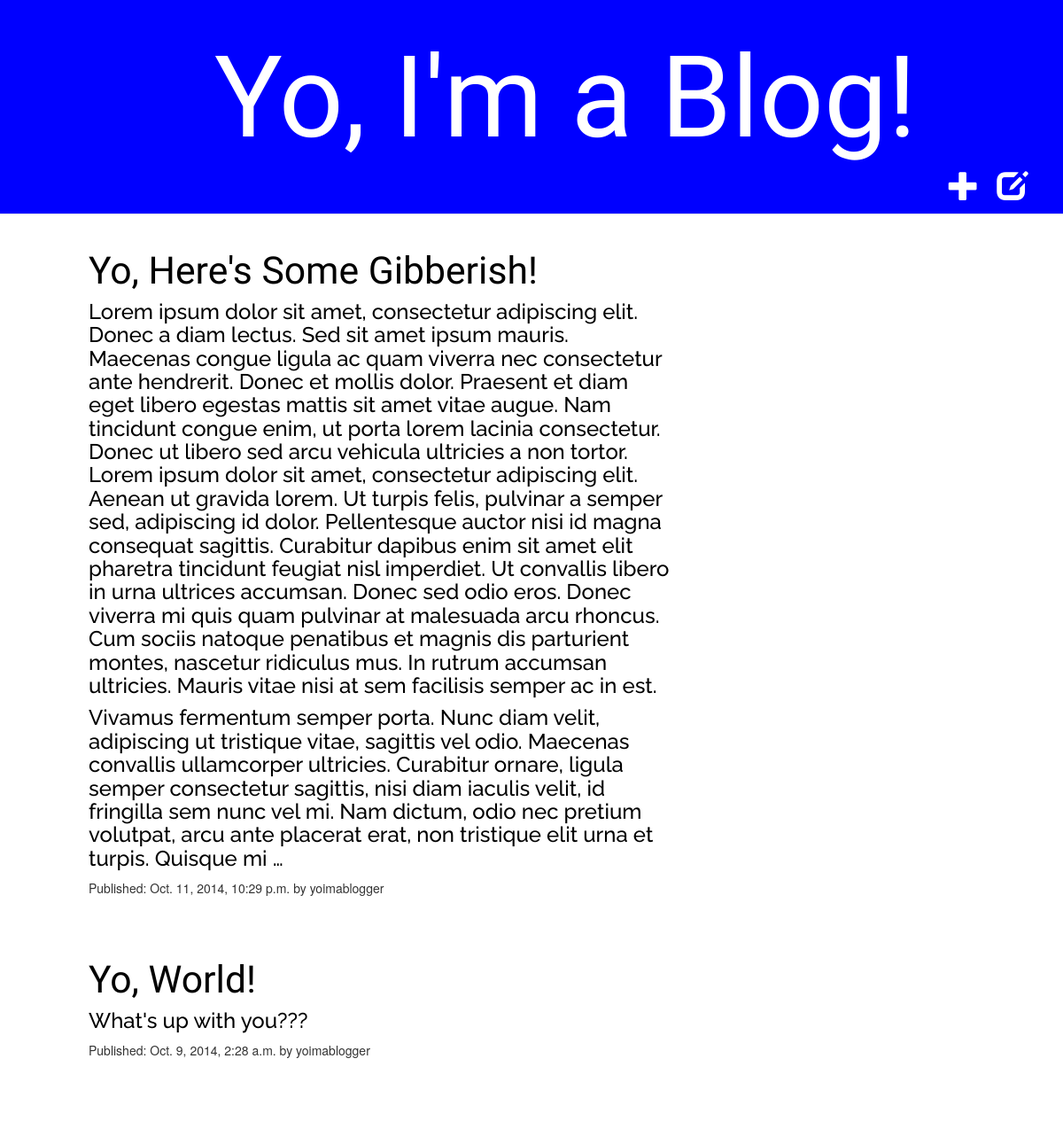
The app's page /, older data.
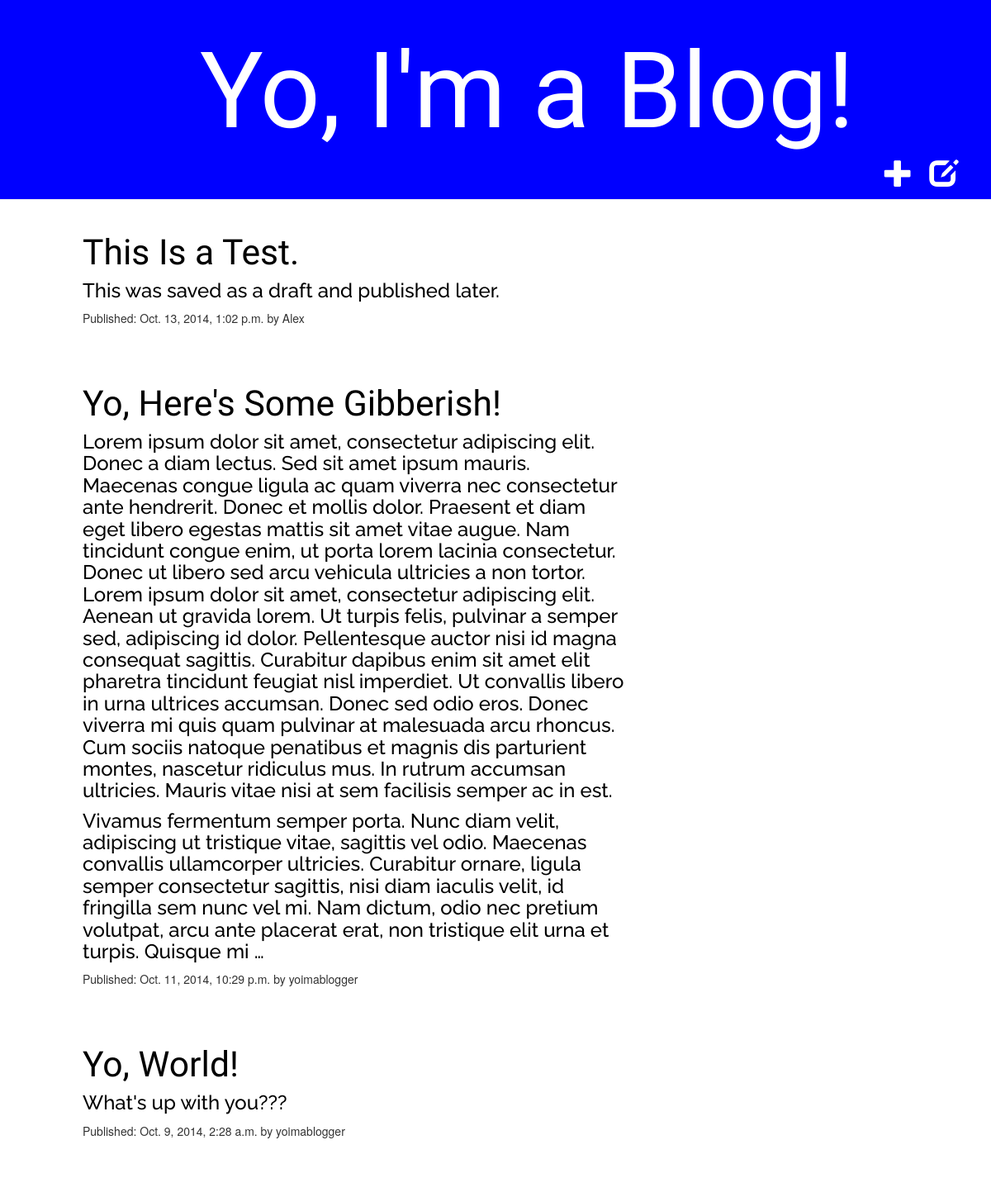
The same page, newer data.
### blog/models.py (models this page shows, shortened)
class Post(models.Model):
    author = models.ForeignKey(User)
    title = models.CharField(max_length=200)
    text = models.TextField()
    created_date = models.DateTimeField(
            default=timezone.now)
    published_date = models.DateTimeField(
            blank=True, null=True)

### blog/views.py (the view)
# urls.py: url(r'^$', views.post_list),
def post_list(request):
    posts = Post.objects.filter(published_date__isnull=False).order_by('published_date')
    return render(request, 'blog/post_list.html', {'posts': posts})

### blog/templates/blog/post_list.html (shortened to what this page needs)
{% extends 'blog/base.html' %}
      {% block content %}
          {% for post in posts reversed %}
            <div class="post">
              <span title="Yo, click the link to view this post!"><h2><a href="{% url 'blog.views.post_detail' pk=post.pk %}">{{ post.title }}</a></h2></span>
              <h4>{{ post.text|linebreaks|truncatewords:200 }}</h4>
              <p>Published: {{ post.published_date }} by {{ post.author }}</p>
            </div>
          {% endfor %}
      {% endblock content %}

### blog/templates/blog/base.html (shortened to what this page needs)
{% load staticfiles %}
<html>
  <head>
      <link rel="stylesheet" href="https://maxcdn.bootstrapcdn.com/bootstrap/3.3.6/css/bootstrap.min.css">
      <link rel="stylesheet" href="{% static 'css/blog.css' %}">
  </head>
  <body>
    <div class="page-header">
      <span title="Yo, why you hoverin' over me? Just click me already."><h1><a href="/">Yo, I'm a Blog!</a></h1></span>
      <span title="Yo, click me to view the drafts!"><a href="{% url 'post_draft_list' %}" class="top-menu"><span class="glyphicon glyphicon-edit"></span></a>
      <span title="Yo, click me to write a new post!"><a href="{% url 'blog.views.post_new' %}" class="top-menu"><span class="glyphicon glyphicon-plus"></span></a>
    </div>
    <div class="content">
        <div class="row">
            <div class="col-md-8">
                {% block content %}
                {% endblock content %}
            </div>
        </div>
    </div>
  </body>
</html>

### static/css/blog.css (style rules this page uses)
.page-header h1, .page-header h1 a, .page-header h1 a:visited { color: white; font-size: 96pt; font-family: 'Exo', sans-serif, bold; margin-left: auto; margin-right: auto; width: 7em; text-decoration: none; }
.page-header { background-color: blue; margin-top: 0; margin-left: auto; padding: 20px 20px 30px 200px; }
h2 a { color: black; font-size: 32pt; font-family: 'Exo', sans-serif; text-decoration: none; }
.content { margin-left: 100px; margin-right: 100px; }
h2 { font-family: 'Exo', sans-serif; font-size: 32pt; }
h4 { font-size: 18pt; font-family: 'Raleway', sans-serif; color: black; text-decoration: none; }
.post { margin-bottom: 70px; }
.top-menu, .top-menu:hover, .top-menu:visited { color: #ffffff; float: right; font-size: 26pt; margin-right: 20px; }

Row changes from the older to the newer data that the page shows:
added Post: title "This Is a Test.", text "This was saved as a draft and published later.", published_date "Oct. 13, 2014, 1:02 p.m.", author "Alex"
